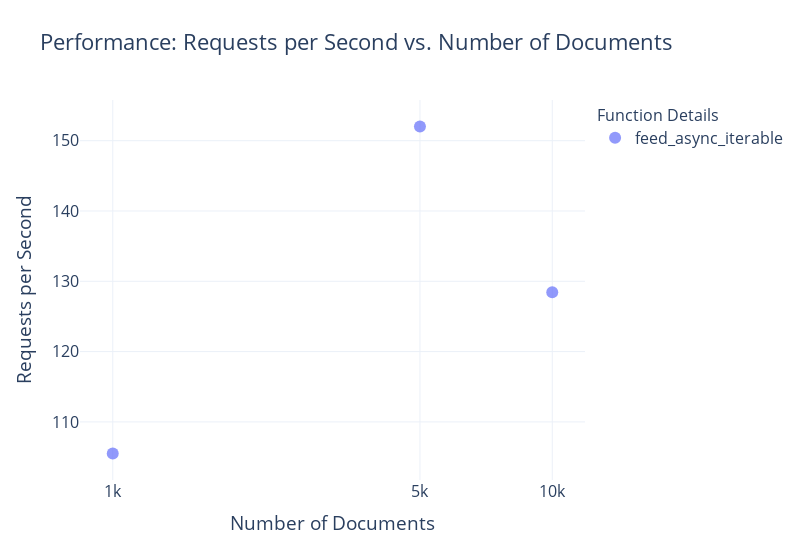

Source (notebook cell):
### Markdown cell above
## Plotting the results

Let's plot the results to see how the different methods compare.

### Code cell
import plotly.express as px


def plot_performance(df: pd.DataFrame):
    # Create a scatter plot with logarithmic scale for both axes using Plotly Express
    fig = px.scatter(
        df,
        x="num_docs",
        y="requests_per_second",
        color="function_name",  # Defines color based on different functions
        log_x=True,  # Set x-axis to logarithmic scale
        log_y=False,  # If you also want the y-axis in logarithmic scale, set this to True
        title="Performance: Requests per Second vs. Number of Documents",
        labels={  # Customizing axis labels
            "num_docs": "Number of Documents",
            "requests_per_second": "Requests per Second",
            "max_workers": "max_workers",
            "max_queue_size": "max_queue_size",
        },
        template="plotly_white",  # This sets the style to a white background, adhering to Tufte's minimalist principles
        hover_data=[
            "max_workers",
            "max_queue_size",
            "max_connections",
        ],  # Additional information to show on hover
    )

    # Update layout for better readability, similar to 'talk' context in Seaborn
    fig.update_layout(
        font=dict(
            size=16,  # Adjusting font size for better visibility, similar to 'talk' context
        ),
        legend_title_text="Function Details",  # Custom legend title
        legend=dict(
            title_font_size=16,
            x=800,  # Adjusting legend position similar to bbox_to_anchor in Matplotlib
            xanchor="auto",
            y=1,
            yanchor="auto",
        ),
        width=800,  # Adjusting width of the plot
    )
    fig.update_xaxes(
        tickvals=[1000, 5000, 10000],  # Set specific tick values
        ticktext=["1k", "5k", "10k"],  # Set corresponding tick labels
    )

    fig.update_traces(
        marker=dict(size=12, opacity=0.7)
    )  # Adjust marker size and opacity
    # Show plot
    fig.show()
    # Save plot as HTML file
    fig.write_html("performance.html")


plot_performance(df)

### Figure 1 — Plotly figure (JSON) as saved in the notebook; plotly's stock layout.template omitted (floating-point values rounded to 4 significant figures)
{"data": [{"customdata": [[64, 2500, 1], [64, 2500, 1], [64, 2500, 1]], "hovertemplate": "function_name=feed_async_iterable<br>Number of Documents=%{x}<br>Requests per Second=%{y}<br>max_workers=%{customdata[0]}<br>max_queue_size=%{customdata[1]}<br>max_connections=%{customdata[2]}<extra></extra>", "legendgroup": "feed_async_iterable", "marker": {"color": "#636efa", "opacity": 0.7, "size": 12, "symbol": "circle"}, "mode": "markers", "name": "feed_async_iterable", "orientation": "v", "showlegend": true, "type": "scatter", "x": [1000, 5000, 10000], "xaxis": "x", "y": [105.5, 152.0, 128.4], "yaxis": "y"}], "layout": {"font": {"size": 16}, "legend": {"title": {"font": {"size": 16}, "text": "Function Details"}, "tracegroupgap": 0, "x": 800, "xanchor": "auto", "y": 1, "yanchor": "auto"}, "title": {"text": "Performance: Requests per Second vs. Number of Documents"}, "width": 800, "xaxis": {"anchor": "y", "domain": [0, 1], "ticktext": ["1k", "5k", "10k"], "tickvals": [1000, 5000, 10000], "title": {"text": "Number of Documents"}, "type": "log"}, "yaxis": {"anchor": "x", "domain": [0, 1], "title": {"text": "Requests per Second"}}}}
